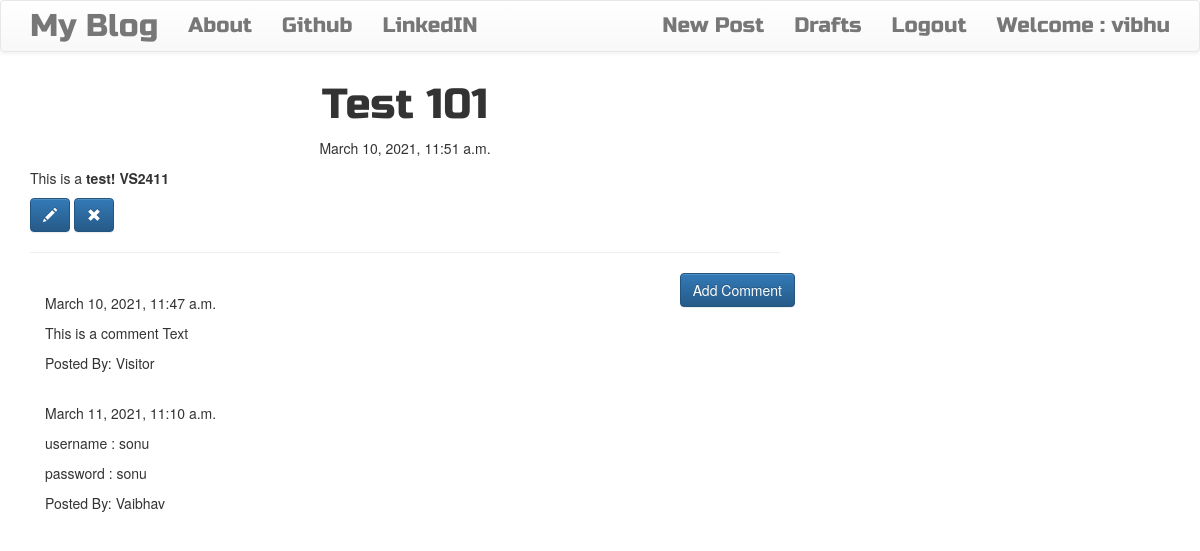
The app's page /post/1 (signed in) with its own data.
### blog/models.py (models this page shows, shortened)
class Post(models.Model):
    author = models.ForeignKey('auth.User', on_delete = models.CASCADE)
    title = models.CharField(max_length = 256)
    text = models.TextField()
    created_date = models.DateTimeField(default = timezone.now)
    published_date = models.DateTimeField(blank=True,null=True)

class Comment(models.Model):
    post = models.ForeignKey('blog.Post',related_name = 'comments',on_delete=models.CASCADE)
    author = models.CharField(max_length=256)
    text = models.TextField()
    created_date = models.DateTimeField(default = timezone.now)
    approved_comment = models.BooleanField(default = False)

### blog/views.py (the view)
# urls.py: path('post/<int:pk>',views.PostDetailView.as_view(),name='post_detail'),
class PostDetailView(DetailView):
    model = Post

### blog/templates/blog/post_detail.html (shortened to what this page needs)
{% extends 'blog/base.html'%}
{%block content%}
  <h1 class="posttitle loader">{{post.title}}</h1>
  {% if post.published_date %}
    <div class="date postdate">
      {{post.published_date}}
    </div>
  {%else%}
    <a class="btn btn-default" href="{% url 'post_publish' pk=post.pk %}">Publish</a>
  {%endif%}
    <p class='postcontent'>{{post.text|safe|linebreaksbr}}</p>
    {% if user.is_authenticated %}
      <a class="btn btn-primary" href="{% url 'post_edit' pk=post.pk %}">
        <span class="glyphicon glyphicon-pencil"></span>
      </a>
      <a class="btn btn-primary" href="{% url 'post_remove' pk=post.pk %}">
        <span class="glyphicon glyphicon-remove"></span>
      </a>
    {%endif%}
    <hr>
    <a class="btn btn-primary btn-comment" href="{% url 'add_comment_to_post' pk=post.pk %}">Add Comment</a>
    <div class="container">
      {% for comment in post.comments.all%}
        <br>
        {% if user.is_authenticated or comment.approved_comment%}
          {{comment.created_date}}
            <p>{{comment.text|safe|linebreaks}}</p>
            <p>Posted By: {{comment.author}}</p>
        {%endif%}
        {%empty%}
          <p>No Comments!</p>
      {%endfor%}
    </div>
{% endblock %}

### blog/templates/blog/base.html (shortened to what this page needs)
<!DOCTYPE html>
{% load static %}
<html lang="en" dir="ltr">
  <head>
    <link rel="stylesheet" href="https://stackpath.bootstrapcdn.com/bootstrap/3.4.1/css/bootstrap.min.css">
    <link rel="stylesheet" href="https://stackpath.bootstrapcdn.com/bootstrap/3.4.1/css/bootstrap-theme.min.css">
    <link rel="stylesheet" href="//cdn.jsdelivr.net/npm/medium-editor@latest/dist/css/medium-editor.min.css" type="text/css" media="screen" charset="utf-8">
    <link rel="stylesheet" href="{% static 'css/blog.css' %}">
  </head>
  <body class="loader">
    <nav class="navbar navbar-default techfont custom-navbar">
      <div class="container">
        <ul class="nav navbar-nav">
          <li><a class="navbar-brand bigbrand" href="{% url 'post_list' %}">My Blog</a></li>
          <li><a class="nav-item nav-link" href="{% url 'about' %}">About</a></li>
          <li><a class="nav-item nav-link" href="https://www.github.com">Github</a></li>
          <li><a class="nav-item nav-link" href="https://www.linkedin.com">LinkedIN</a></li>
        </ul>
        <ul class="nav navbar-nav navbar-right">
          {% if user.is_authenticated %}
            <li><a href="{% url 'post_new' %}">New Post</a></li>
            <li><a href="{% url 'post_draft_list' %}">Drafts</a></li>
            <li><a href="{% url 'logout' %}">Logout</a></li>
            <li><a>Welcome : {{user.username}}</a></li>
          {%else%}
            <li><a href="{% url 'register' %}">Register</a></li>
            <li><a class="nav navbar-right"href="{% url 'login' %}"><span class="glyphicon glyphicon-user"></span></a></li>
          {% endif %}
        </ul>
      </div>
    </nav>
    <div class="content container">
      <div class="row">
        <div class="col-md-8">
          <div class="blog_posts">
            {% block content %}
            {% endblock %}
          </div>
        </div>
      </div>
    </div>
  </body>
</html>

### blog/static/css/blog.css (style rules this page uses)
.techfont { font-family : 'Russo One',sans-serif; font-size : 1.5em; margin-bottom : 10px; }
.bigbrand { font-size : 1.5em; }
.postdate { text-align : center; }
.posttitle { font-family : 'Russo One',sans-serif; font-size : 3em; text-align : center; }
.postcontent { font-family: 'Montserrat'; font-size : 1.5em; }
.btn-comment { position : absolute; right : 0px; }
.loader { filter:hue-rotate(0deg); color:linear-gradient(45deg,#0f8,#08f); animation:hue 10000ms infinite linear; }

### records on screen
Post: title "Test 101", published_date "March 10, 2021, 11:51 a.m.", text "This is a test! VS2411"
Comment: created_date "March 10, 2021, 11:47 a.m.", text "This is a comment Text", author "Visitor"
Comment: created_date "March 11, 2021, 11:10 a.m.", text "username : sonu password : sonu", author "Vaibhav"

### other values on screen
{{ user.username }} "vibhu"
